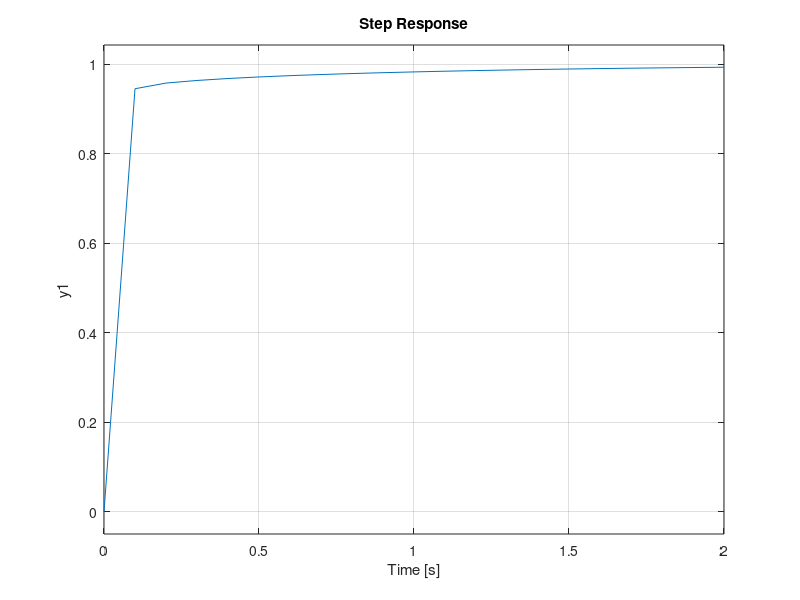

This figure's MATLAB source:

pkg load control

kp=350;
ki=300;
kd=50;

n=[kd kp ki];
d=[1 10+kd 20+kp ki];

sys= tf(n,d);

t=0:0.1:2;

step(sys,t);

grid on;
